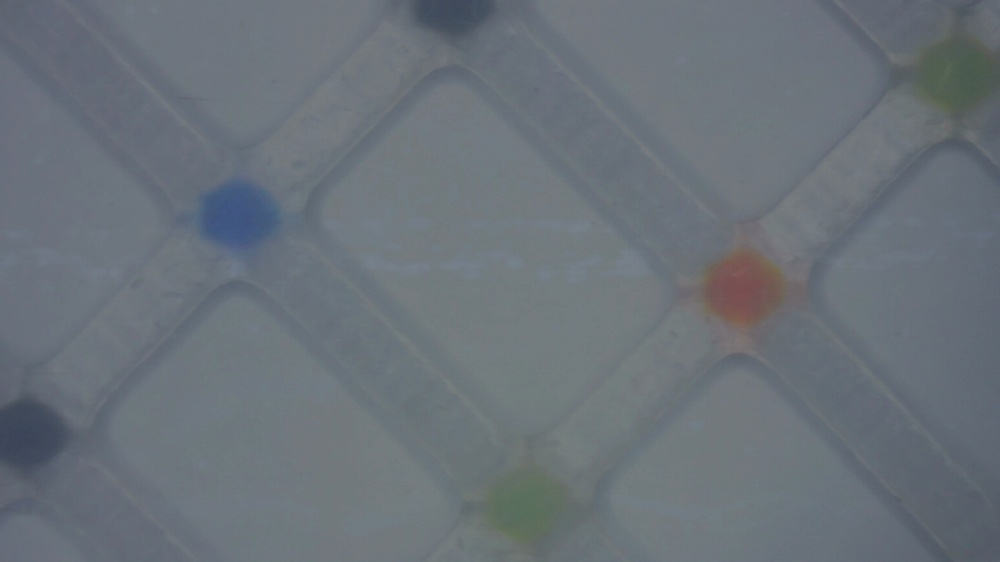
#> input picture examples/seq_000.jpg, 1000 x 562 px, shrunk from 1920 x 1080 before the run
$ python -i membrane_image_analysis.py   (imports and definitions only)
#> lines starting #> are read from the running program, lines starting #| are printed output that depends on the picture; after the words box and inside, x2 and y2 are one past the last pixel; in counts of white or black regions, pixels touching at a corner belong together
# Yuval Amir
import math
from typing import List, Dict
import cv2
import numpy as np
from pathlib import Path


def detect_colored_circles(image_path: str) -> list[dict]:
    """
    Detects colored circles on the membrane.

    Input:
    image_path (str): The path to an image file (JPEG or PNG) of the membrane.

    Output:
    A list of dictionaries, where each dictionary represents a detected circle
    with the keys: "x", "y", "radius", "color"
    """
#> called with image_path = '../examples/seq_000.jpg'

    # Check extension
    filepath = Path(image_path)
    ext = filepath.suffix.lower()
    if ext not in ['.png', '.jpeg', '.jpg']:
        raise ValueError(f"The image must have an extension of png, jpg, or jpeg, given extension: {ext}")

    # Load the image
    image = cv2.imread(image_path)
#> image is the input picture: shape (562, 1000, 3); mean B, G, R 121.2, 113.8, 106
    if image is None:
        raise FileNotFoundError(f"Could not load image from {image_path}")

    # White balance
    balanced = gray_world_white_balance(image)
#> in gray_world_white_balance, `avg_b = np.mean(result[:, :, 0])`: avg_b = 121.2
#> in gray_world_white_balance, `avg_g = np.mean(result[:, :, 1])`: avg_g = 113.8
#> in gray_world_white_balance, `avg_r = np.mean(result[:, :, 2])`: avg_r = 106
#> in gray_world_white_balance, `avg_gray = (avg_b + avg_g + avg_r) / 3.0`: avg_gray = 113.7

    # Reduce noise using bilateral filter
    denoised = cv2.bilateralFilter(balanced, 9, 75, 75)

    # Enhance contrast using CLAHE in LAB color space
    lab = cv2.cvtColor(denoised, cv2.COLOR_BGR2LAB)
#> lab: shape (562, 1000, 3); mean of channels 0, 1, 2 121.1, 127.9, 126.3
    l, a, b = cv2.split(lab)
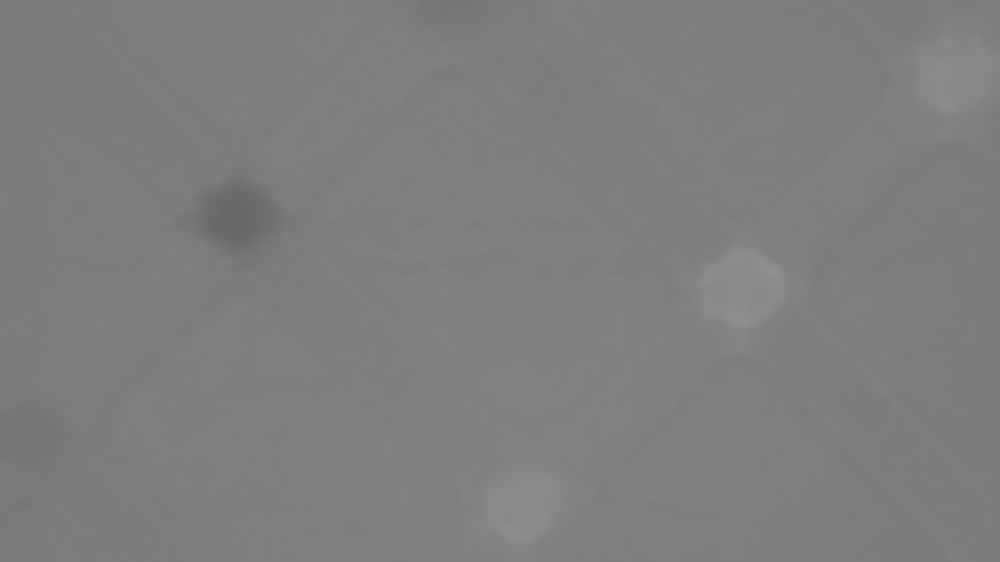
#> b: shape (562, 1000); min 104, max 144, mean 126.3
    clahe = cv2.createCLAHE(clipLimit=3.0, tileGridSize=(8, 8))
    l_enhanced = clahe.apply(l)
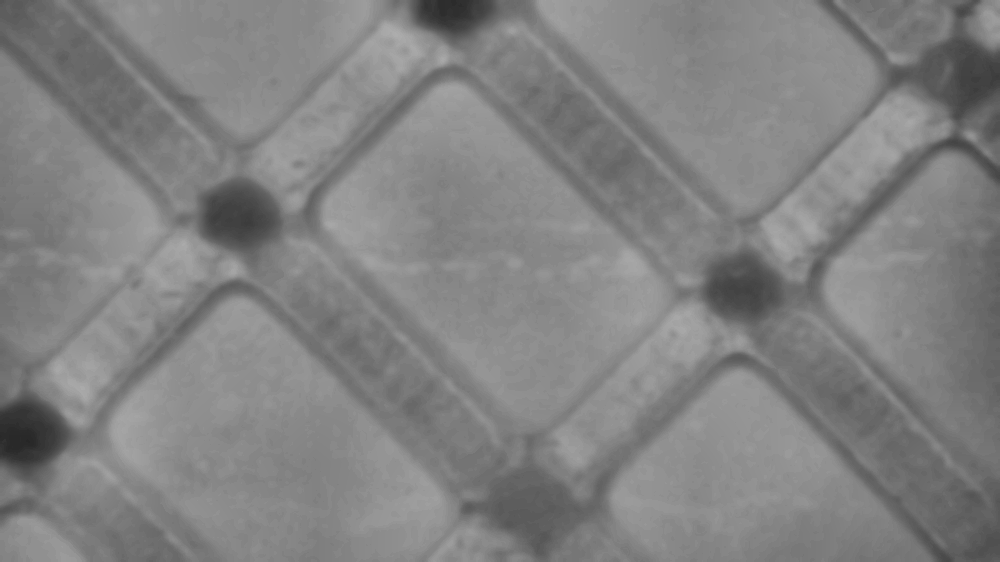
#> l_enhanced: shape (562, 1000); min 38, max 173, mean 129.6
    enhanced_lab = cv2.merge((l_enhanced, a, b))
#> enhanced_lab: shape (562, 1000, 3); mean of channels 0, 1, 2 129.6, 127.9, 126.3
    enhanced = cv2.cvtColor(enhanced_lab, cv2.COLOR_LAB2BGR)

    # Convert to HSV
    hsv = cv2.cvtColor(enhanced, cv2.COLOR_BGR2HSV)
#> hsv: shape (562, 1000, 3); mean H, S, V 95.9, 14.4, 125.2

    # Color ranges
    color_ranges = {
        "blue": ([100, 65, 60], [130, 255, 255]),
        "red1": ([0, 60, 50], [10, 255, 255]),
        "red2": ([170, 50, 50], [180, 255, 255]),
        "yellow1": ([25, 100, 70], [35, 255, 255]),
        "yellow2": ([40, 35, 50], [90, 255, 255]),
        "black": ([70, 40, 0], [120, 98, 90])
    }

    circles = []

    # Detect masks and contours for each color
    for color_name, (lower, upper) in color_ranges.items():
        # Special handling for red and yellow (split into two ranges)
        if color_name == "red1":
            mask1 = cv2.inRange(hsv, np.array(lower), np.array(upper))
            continue
        elif color_name == "red2":
            mask2 = cv2.inRange(hsv, np.array(lower), np.array(upper))
            mask = cv2.bitwise_or(mask1, mask2)
            c_name = "red"
        elif color_name == "yellow1":
            mask1 = cv2.inRange(hsv, np.array(lower), np.array(upper))
            continue
        elif color_name == "yellow2":
            mask2 = cv2.inRange(hsv, np.array(lower), np.array(upper))
            mask = cv2.bitwise_or(mask1, mask2)
            c_name = "yellow"
        else:
            mask = cv2.inRange(hsv, np.array(lower), np.array(upper))
            c_name = color_name

        # Morphological operations to improve the mask
        kernel = cv2.getStructuringElement(cv2.MORPH_ELLIPSE, (39, 39))
        closed_mask = cv2.morphologyEx(mask, cv2.MORPH_CLOSE, kernel)
        opened_mask = cv2.morphologyEx(closed_mask, cv2.MORPH_OPEN, kernel)

        # Detect contours
        contours, _ = cv2.findContours(opened_mask, cv2.RETR_EXTERNAL, cv2.CHAIN_APPROX_SIMPLE)

        # Process contours into circles
        for contour in contours:
            # Fit a circle
            (x, y), radius = cv2.minEnclosingCircle(contour)

            # Append to the list of circles
            circles.append({
                "x": int(x),
                "y": int(y),
                "radius": int(radius),
                "color": c_name
            })
#> this loop made 6 passes
#> pass 1, in detect_colored_circles, `mask = cv2.inRange(hsv, np.array(lower), np.array(upper))`:
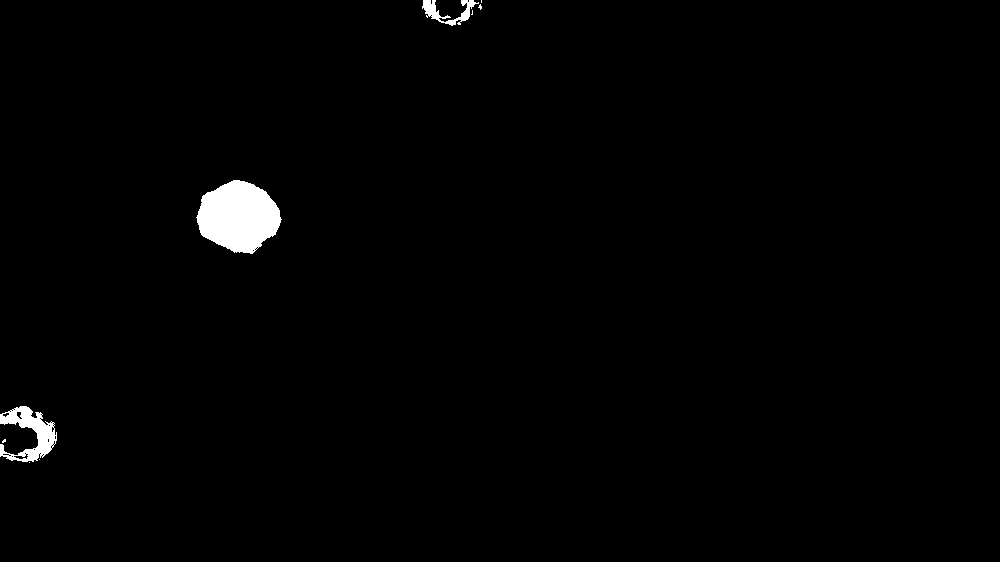
#> mask: shape (562, 1000); 1.2% white; 9 white regions (6 under 20 px), largest, box (x1, y1, x2, y2) and area: (196, 180, 282, 254) 4499, (0, 406, 57, 462) 1458, (422, 0, 479, 26) 522
#> pass 1, in detect_colored_circles, `closed_mask = cv2.morphologyEx(mask, cv2.MORPH_CLOSE, kernel)`:
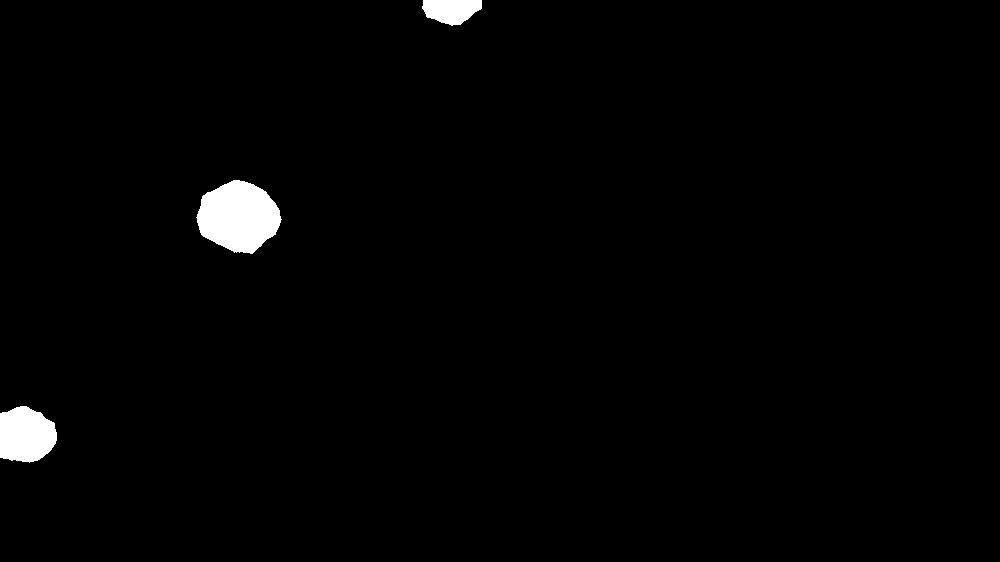
#> closed_mask: shape (562, 1000); 1.5% white; 3 white regions, box (x1, y1, x2, y2) and area: (196, 180, 282, 254) 4525, (0, 406, 57, 463) 2595, (422, 0, 482, 26) 1158
#> pass 2, in detect_colored_circles, `mask1 = cv2.inRange(hsv, np.array(lower), np.array(upper))`:
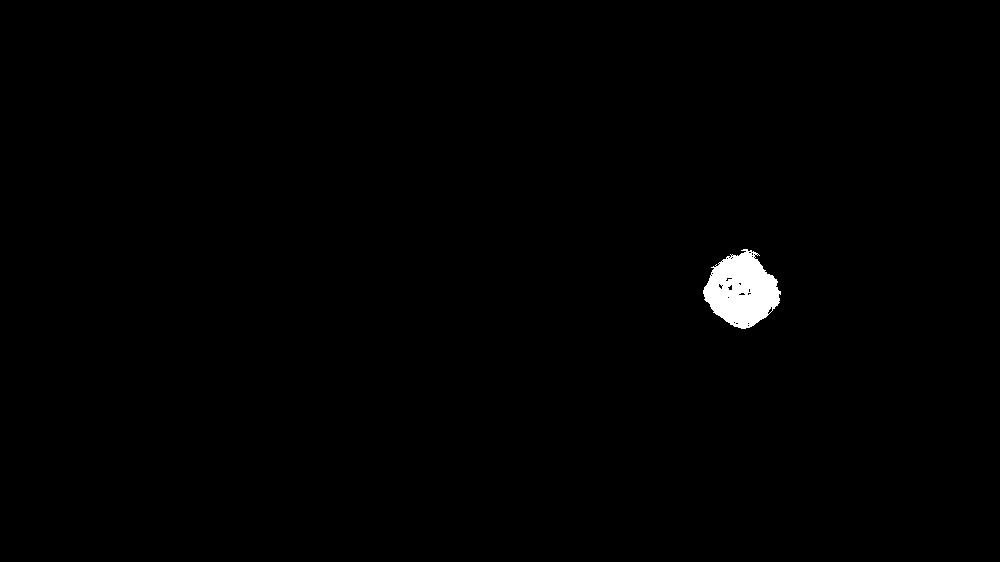
#> mask1: shape (562, 1000); 0.72% white; 1 white region, box (x1, y1, x2, y2) and area: (703, 249, 781, 329) 4043
#> after the loop:
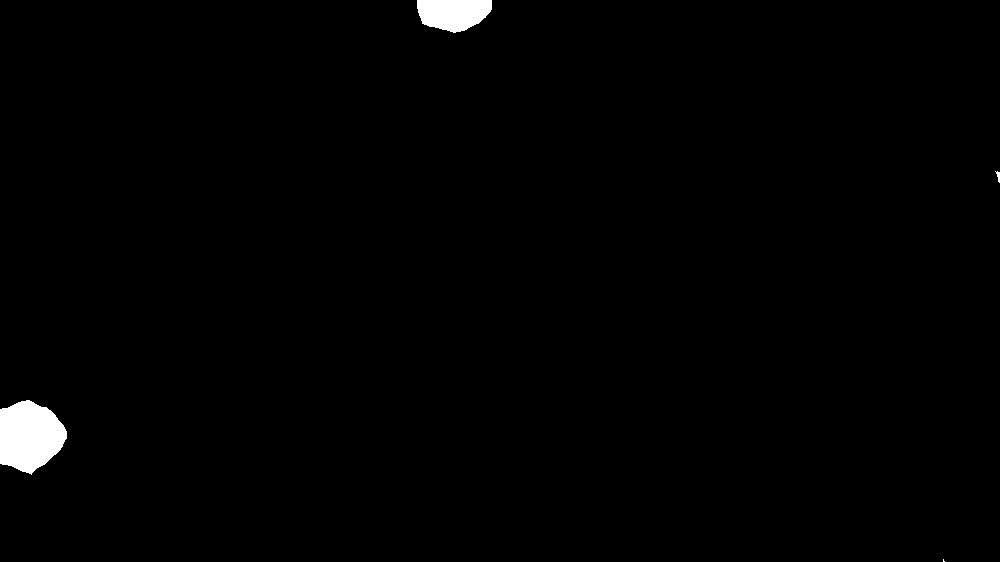
#> closed_mask: shape (562, 1000); 1% white; 4 white regions (1 under 20 px), largest, box (x1, y1, x2, y2) and area: (0, 400, 67, 475) 3692, (417, 0, 492, 33) 1929, (995, 171, 1000, 183) 30
#> after the loop: mask: shape (562, 1000); 0.97% white; 12 white regions (10 under 20 px), largest, box (x1, y1, x2, y2) and area: (0, 400, 67, 475) 3588, (417, 0, 492, 32) 1839
#> after the loop: mask1: shape (562, 1000); every value is 0
#> after the loop: opened_mask: shape (562, 1000); 0.98% white; 2 white regions, box (x1, y1, x2, y2) and area: (0, 401, 65, 472) 3622, (417, 0, 492, 32) 1894
#> after the loop, circles = 8 items

    filtered_circles = []
    for circle in circles:
        duplicate_circles = []
        x1, y1, r1, color1 = circle["x"], circle["y"], circle["radius"], circle["color"]
        is_duplicate = False

        for existing in filtered_circles:
            x2, y2, r2, color2 = existing["x"], existing["y"], existing["radius"], existing["color"]

            distance = np.sqrt((x1 - x2) ** 2 + (y1 - y2) ** 2)

            if distance < r1 + r2:
                is_duplicate = True
                duplicate_circles.append(existing)

        if is_duplicate:
            largest_circle = circle
            largest_radius = circle["radius"]
            for duplicate in duplicate_circles:
                if duplicate["radius"] > largest_radius:
                    if largest_circle in filtered_circles:
                        filtered_circles.remove(largest_circle)
                    largest_circle = duplicate
                elif duplicate in filtered_circles:
                    filtered_circles.remove(duplicate)
            if largest_circle not in filtered_circles:
                filtered_circles.append(largest_circle)
        else:
            filtered_circles.append(circle)
#> this loop made 8 passes
#> (x1, y1, r1, color1, largest_radius) on passes 7 to 8: (26, 436, 37, 'black', 37), (454, 4, 37, 'black', 37)
#> (x1, y1, r1, color1) on passes 1 to 6: (23, 435, 32, 'blue'), (238, 218, 41, 'blue'), (450, 2, 27, 'blue'), (742, 289, 37, 'red'), (524, 504, 37, 'yellow'), (959, 76, 39, 'yellow')
#> after the loop, filtered_circles = 6 items

    return filtered_circles


# [89 lines left out: function track_circles_over_time, not called in this run]


def gray_world_white_balance(image, correction_factor=0.7):
    result = image.copy().astype(np.float32)

    # Calculate the average for each channel
    avg_b = np.mean(result[:, :, 0])
    avg_g = np.mean(result[:, :, 1])
    avg_r = np.mean(result[:, :, 2])
    # Global average (expected if all channels are balanced)
    avg_gray = (avg_b + avg_g + avg_r) / 3.0

    # Calculate partial correction for each channel
    # Formula: new_value = value * (1 + correction_factor * ((avg_gray / avg_channel) - 1))
    result[:, :, 0] = result[:, :, 0] * (1 + correction_factor * ((avg_gray / avg_b) - 1))
    result[:, :, 1] = result[:, :, 1] * (1 + correction_factor * ((avg_gray / avg_g) - 1))
    result[:, :, 2] = result[:, :, 2] * (1 + correction_factor * ((avg_gray / avg_r) - 1))

    # Clip the values to the range [0, 255] and convert to uint8
    result = np.clip(result, 0, 255).astype(np.uint8)
    return result

>>> result = detect_colored_circles('../examples/seq_000.jpg')
#> result = 6 items

$ run again, on examples/seq_002.jpg
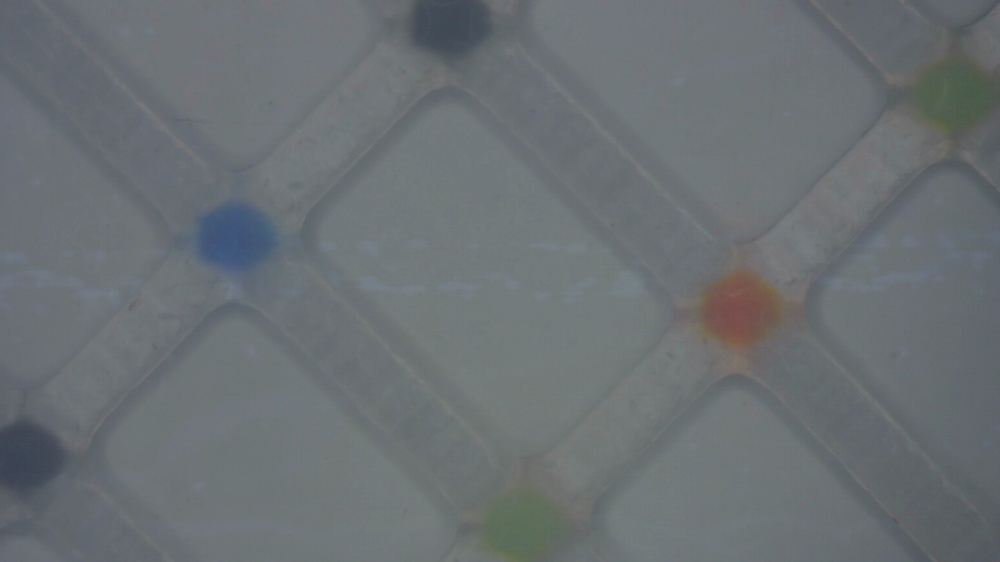
#> input picture examples/seq_002.jpg, 1000 x 562 px, shrunk from 1920 x 1080 before the run
#> in detect_colored_circles, image is the input picture: shape (562, 1000, 3); mean B, G, R 115.4, 112.3, 106.1
#> avg_b = 115.4
#> avg_g = 112.3
#> avg_r = 106.1
#> avg_gray = 111.2
#> lab: shape (562, 1000, 3); mean of channels 0, 1, 2 119.4, 127.3, 127.3
#> enhanced_lab: shape (562, 1000, 3); mean of channels 0, 1, 2 126.6, 127.3, 127.3
#> hsv: shape (562, 1000, 3); mean H, S, V 90.9, 12.7, 121
#> the loop in detect_colored_circles, `for color_name, (lower, upper) in color_ranges.items():` made 6 passes
#> pass 1, in detect_colored_circles, `mask = cv2.inRange(hsv, np.array(lower), np.array(upper))`:
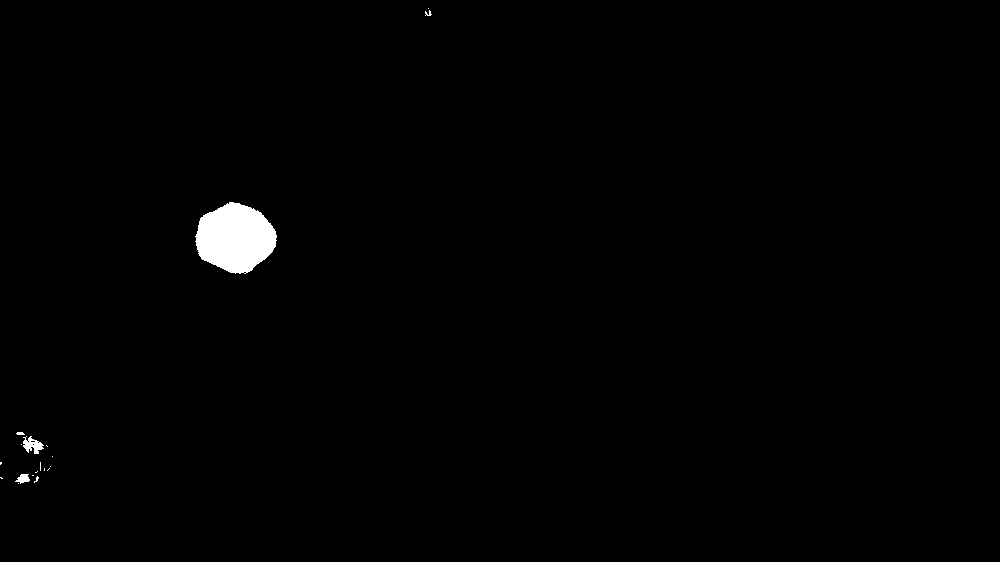
#> mask: shape (562, 1000); 0.83% white; 19 white regions (14 under 20 px), largest, box (x1, y1, x2, y2) and area: (195, 202, 277, 274) 4269, (23, 436, 44, 454) 210, (15, 474, 30, 484) 92, (425, 10, 432, 16) 22, (16, 432, 25, 435) 22
#> after the loop in detect_colored_circles, `for color_name, (lower, upper) in color_ranges.items():`:
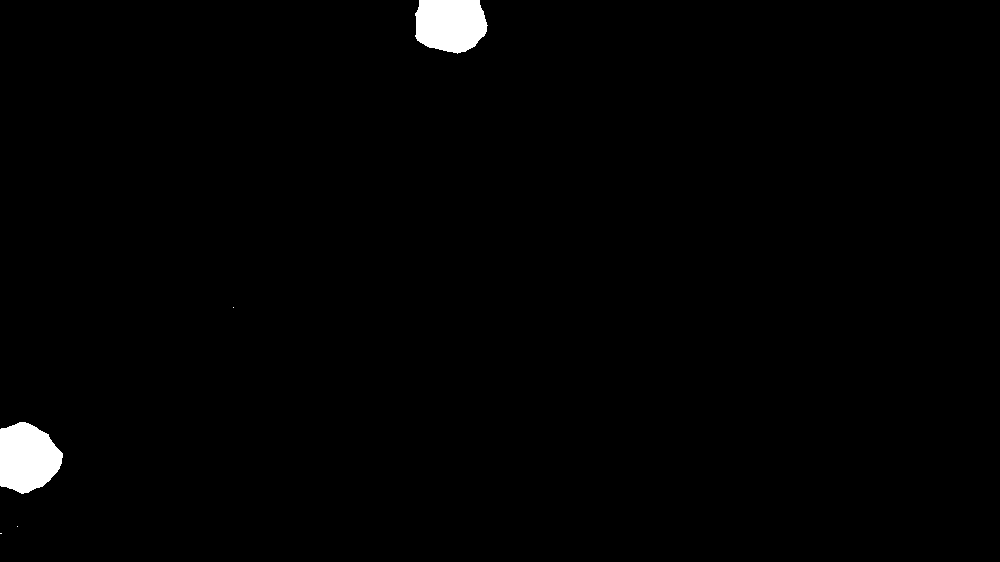
#> closed_mask: shape (562, 1000); 1.2% white; 5 white regions (3 under 20 px), largest, box (x1, y1, x2, y2) and area: (0, 422, 63, 494) 3436, (415, 0, 488, 54) 3246
#> after the loop in detect_colored_circles, `for color_name, (lower, upper) in color_ranges.items():`: circles = 7 items
#> the loop in detect_colored_circles, `for circle in circles:` made 7 passes
#> (x1, y1, r1, color1, largest_radius) on pass 6: (23, 457, 36, 'black', 36)
#> after the loop in detect_colored_circles, `for circle in circles:`: filtered_circles = 6 items
